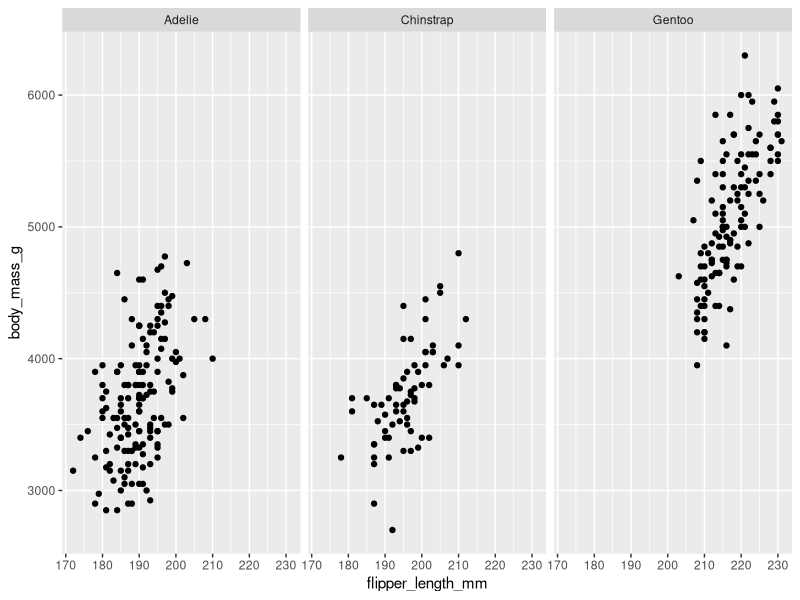
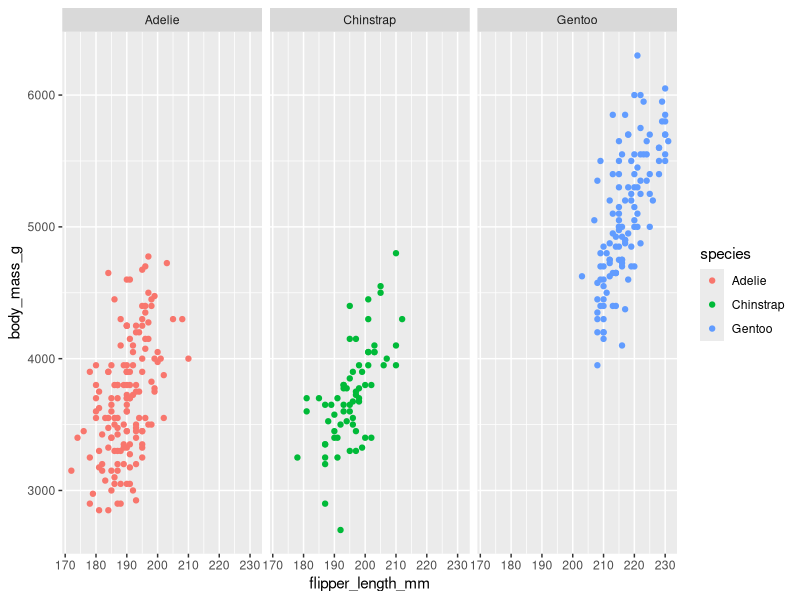
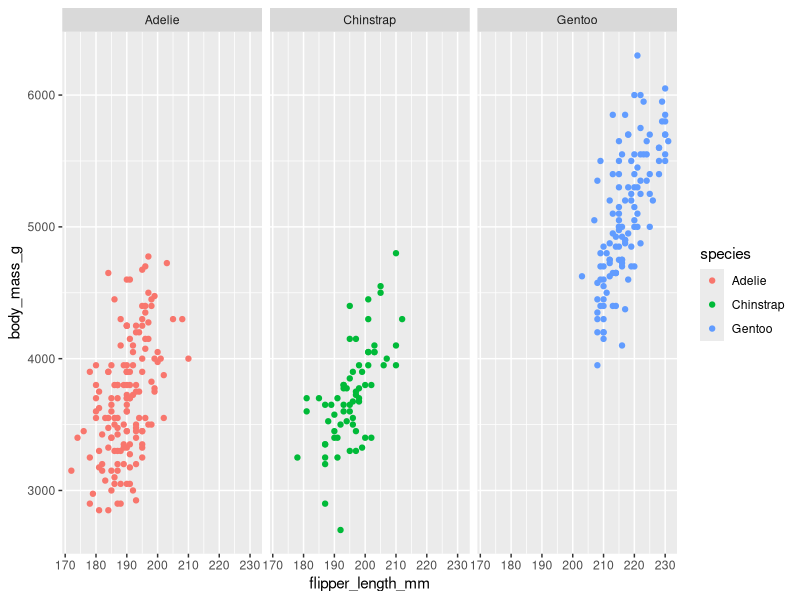
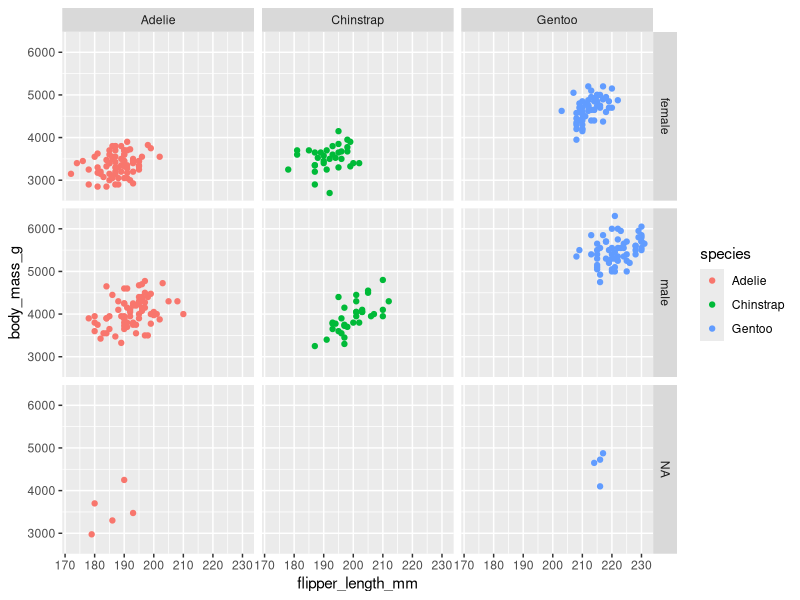
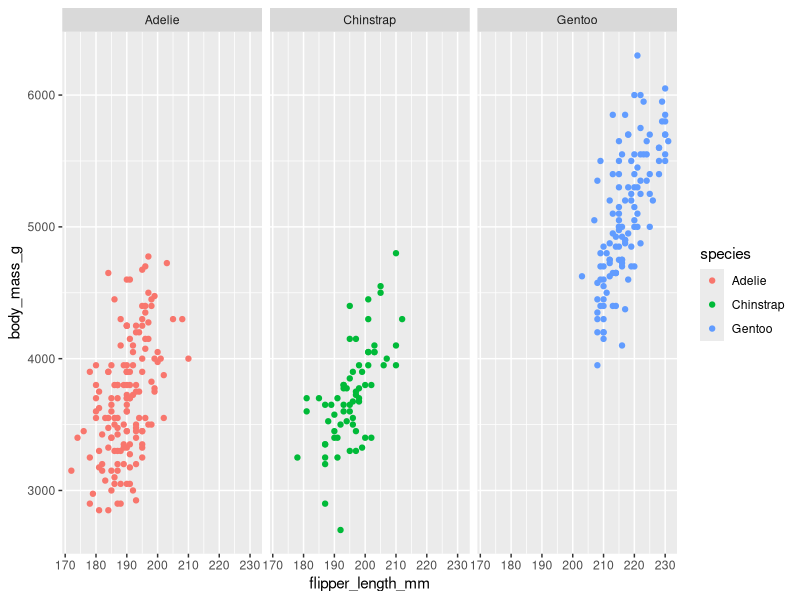
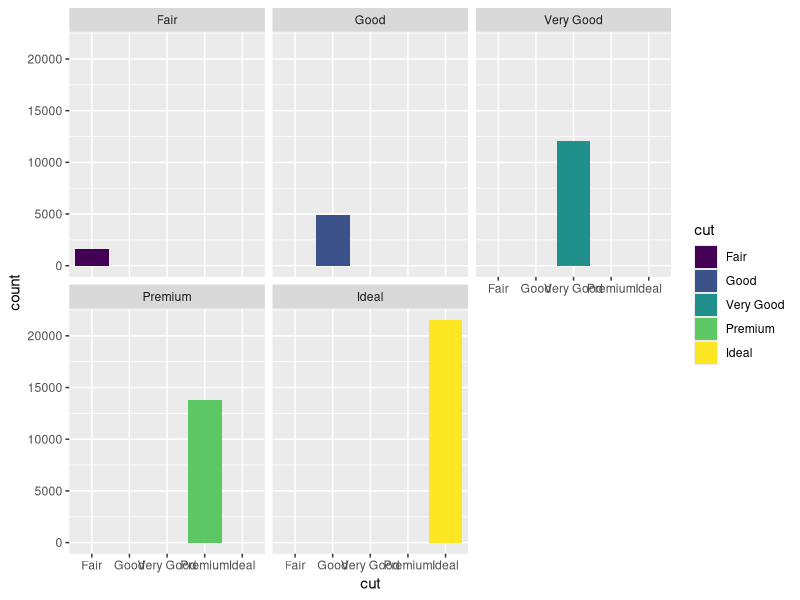
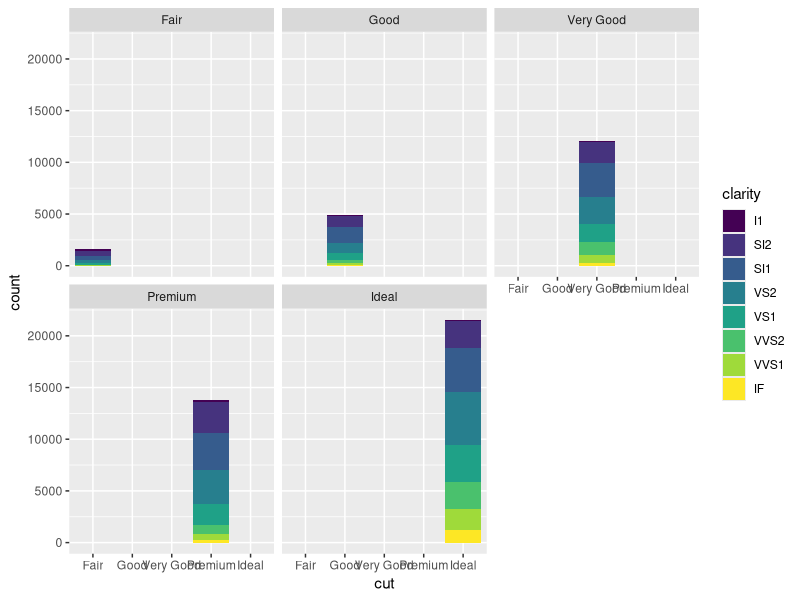

Write the R code that produced these figures, in order.
## ---- chunk 1
# This R environment comes with many helpful analytics packages installed
# It is defined by the kaggle/rstats Docker image: https://github.com/kaggle/docker-rstats
# For example, here's a helpful package to load

library(tidyverse) # metapackage of all tidyverse packages

# Input data files are available in the read-only "../input/" directory
# For example, running this (by clicking run or pressing Shift+Enter) will list all files under the input directory

list.files(path = "../input")

# You can write up to 20GB to the current directory (/kaggle/working/) that gets preserved as output when you create a version using "Save & Run All" 
# You can also write temporary files to /kaggle/temp/, but they won't be saved outside of the current session
## ---- chunk 2
# Load the necessary libraries and data
library(ggplot2)
library(palmerpenguins)
## ---- chunk 3
data(penguins)
## ---- chunk 4
# Create a scatter plot faceted by species
ggplot(penguins, aes(x = flipper_length_mm, y = body_mass_g)) +
  geom_point() +
  facet_wrap(~ species)
## ---- chunk 5
# Scatter plot with color aesthetics applied to species
ggplot(penguins, aes(x = flipper_length_mm, y = body_mass_g, color = species)) +
  geom_point() +
  facet_wrap(~ species)
## ---- chunk 6
# Alternative syntax for adding color aesthetics
ggplot(penguins, aes(x = flipper_length_mm, y = body_mass_g)) +
  geom_point(aes(color = species)) +
  facet_wrap(~ species)
## ---- chunk 7
# Scatter plot faceted by both sex and species
ggplot(penguins, aes(x = flipper_length_mm, y = body_mass_g, color = species)) +
  geom_point() +
  facet_grid(sex ~ species)
## ---- chunk 8
# Facet grid by species only
ggplot(penguins, aes(x = flipper_length_mm, y = body_mass_g, color = species)) +
  geom_point() +
  facet_grid(~ species)
## ---- chunk 9
# Bar chart faceted by cut
data(diamonds)

ggplot(diamonds, aes(x = cut, fill = cut)) +
  geom_bar() +
  facet_wrap(~ cut)
## ---- chunk 10
# Bar chart faceted by cut with fill based on clarity
ggplot(diamonds, aes(x = cut, fill = clarity)) +
  geom_bar() +
  facet_wrap(~ cut)
